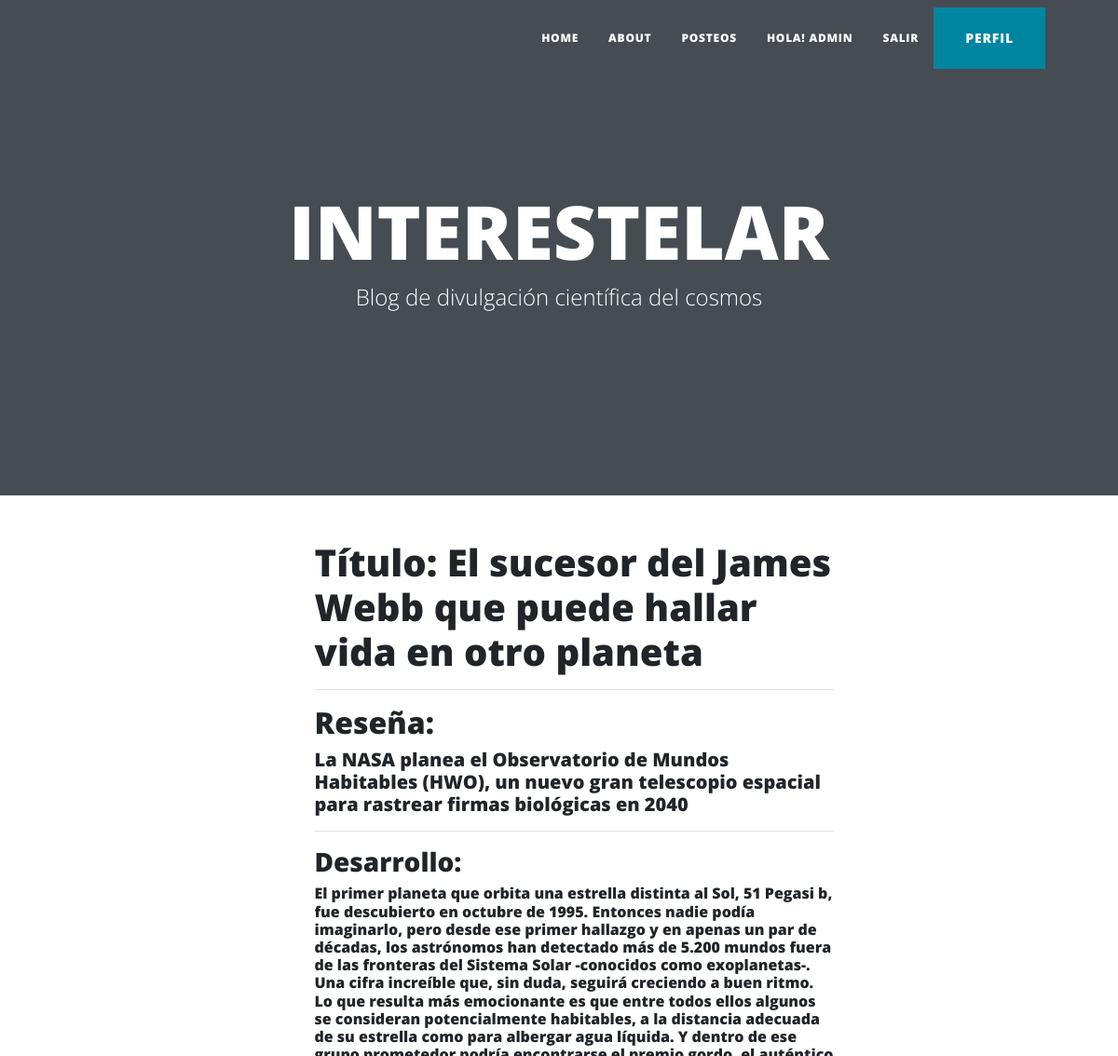
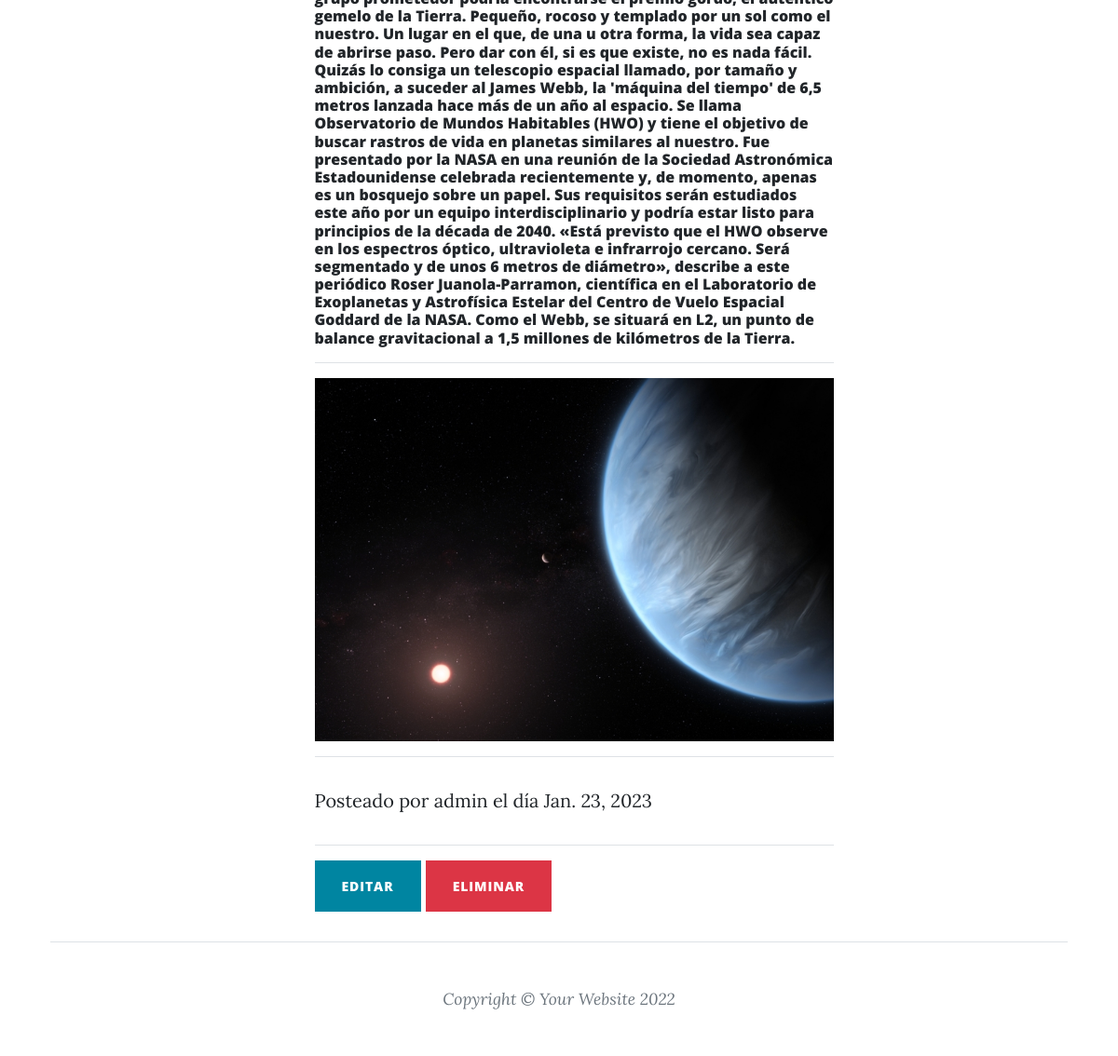
Screenshot of /App_blog/leerpost/1 (signed in) with the database file from the repository (2 pictures, top to bottom).
### App_blog/models.py (models this page shows, shortened)
class post(models.Model):
    titulo=models.CharField(max_length=200)
    reseña=models.CharField(max_length=500)
    contenido=models.TextField(max_length=5000)
    imagen=models.ImageField(upload_to="imgpost", null=True, blank=True)
    fecha= models.DateField()
    autor= models.ForeignKey(User, on_delete=models.CASCADE)

### App_blog/views.py (the view)
# urls.py: path("leerpost/<id>", leerpost_detalle, name="leerpostid"),
def leerpost_detalle(request, id):
    posteo= post.objects.filter(id=id)
    return render(request, "leerpostid.html", {"posteo": posteo})

### App_blog/templates/leerpostid.html (shortened to what this page needs)
<!DOCTYPE html>
<html lang="en">
<head>
</head>
<body>
</body>
</html>
<!DOCTYPE html>
<html lang="en">
    <head>
        {% load static %}
        <link href="{% static 'css/styles.css' %}" rel="stylesheet" />
    </head>
    <body>
        <nav class="navbar navbar-expand-lg navbar-light" id="mainNav">
            <div class="container px-4 px-lg-5">
                <div class="collapse navbar-collapse" id="navbarResponsive">
                    <ul class="navbar-nav ms-auto py-4 py-lg-0">
                        <li class="nav-item"><a class="nav-link px-lg-3 py-3 py-lg-4" href="{% url 'home' %}">Home</a></li>
                        <li class="nav-item"><a class="nav-link px-lg-3 py-3 py-lg-4" href="{% url 'sobremi' %}">About</a></li>
                        <li class="nav-item"><a class="nav-link px-lg-3 py-3 py-lg-4" href="{% url 'leerposteo' %}">Posteos</a></li>
                        {% if user.is_authenticated %}
                        <li class="nav-item"><a class="nav-link px-lg-3 py-3 py-lg-4" href="{% url 'profile' %}"> Hola! {{ user.username }}</a></li>
                        <li class="nav-item"><a class="nav-link px-lg-3 py-3 py-lg-4" href="{% url 'logout' %}">SALIR</a></li>
                        <li class="btn btn-primary"><a class="btn btn-primary px-lg-1 py-1 py-lg-1" href="{% url 'profile' %}">PERFIL</a></li>
                        {% else %}
                        <li class="btn btn-primary"><a class="btn btn-primary px-lg-1 py-1 py-lg-1" href="{% url 'usuarioform' %}">REGISTRAR</a></li>
                        <li class="btn btn-info"><a class="btn btn-info px-lg-1 py-1 py-lg-1" href="{% url 'login' %}">LOGIN</a></li>
                        {% endif %}
                    </ul>
                </div>
            </div>
        </nav>
        <header class="masthead" href="{% static 'assets/img/home-bg.jpg' %}">
            <div class="container position-relative px-4 px-lg-5">
                <div class="row gx-4 gx-lg-5 justify-content-center">
                    <div class="col-md-10 col-lg-8 col-xl-7">
                        <div class="site-heading">
                            <h1>INTERESTELAR</h1>
                            <span class="subheading">Blog de divulgación científica del cosmos</span>
                        </div>
                    </div>
                </div>
            </div>
        </header>
        <div class="container px-4 px-lg-5">
            <div class="row gx-4 gx-lg-5 justify-content-center">
                <div class="col-md-10 col-lg-8 col-xl-7">
                    <ul>
                        {% for k in posteo %}
                        <h1>Título: {{ k.titulo }}</h1>
                        <hr>
                        <h2 class="post-subtitle"> Reseña:</h2>
                        <h5>{{ k.reseña }}</h5>
                        <hr>
                        <h3> Desarrollo: </h3>
                        <h6> {{ k.contenido }}</h6>
                        <hr>
                        <img class="img-fluid" src="{{ k.imagen.url }}" width="800px" height="400px" alt="..." /> </h4>
                        <hr>
                        <p class="post-meta">
                            Posteado por
                            <a> {{ k.autor }}</a>
                            el día {{ k.fecha }}
                        <hr>
                        {% if user.is_authenticated %}
                        <a class="btn btn-primary" href="{% url 'editarpost' k.id %}">EDITAR </a>
                        <a class="btn btn-danger" href="{% url 'eliminarpost' k.id %}">ELIMINAR </a>
                        {% else %}
                        Para modificar el post ingrese su usuario:
                        <a class="btn btn-primary px-lg-1 py-1 py-lg-1" href="{% url 'login' %}">LOGIN</a></li>
                        {% endif %}
                        {% endfor %}
                        </ul>
                    </div>
        <footer class="border-top">
            <div class="container px-4 px-lg-5">
                <div class="row gx-4 gx-lg-5 justify-content-center">
                        <div class="small text-center text-muted fst-italic">Copyright &copy; Your Website 2022</div>
                    </div>
                </div>
            </div>
    </body>
</html>

### rows the page displays
post: titulo "El sucesor del James Webb que puede hallar vida en otro planeta", reseña "La NASA planea el Observatorio de Mundos Habitables (HWO), un nuevo gran telescopio espacial para rastrear firmas biológicas en 2040", contenido "El primer planeta que orbita una estrella distinta al Sol, 51 Pegasi b, fue descubierto en octubre de 1995. Entonces nadie podía imaginarlo, pero desde ese primer hallazgo y en apenas un par de décadas, los astrónomos han detectado más de 5.200 mundos fuera de las fronteras del Sistema Solar -conocidos como exoplanetas-. Una cifra increíble que, sin duda, seguirá creciendo a buen ritmo. Lo que resulta más emocionante es que entre todos ellos algunos se consideran potencialmente habitables, a la distancia adecuada de su estrella como para albergar agua líquida. Y dentro de ese grupo prometedor podría encontrarse el premio gordo, el auténtico gemelo de la Tierra. Pequeño, rocoso y templado…", imagen (picture), autor "admin", fecha "Jan. 23, 2023"

### other values shown
{{ user.username }} "ADMIN"
